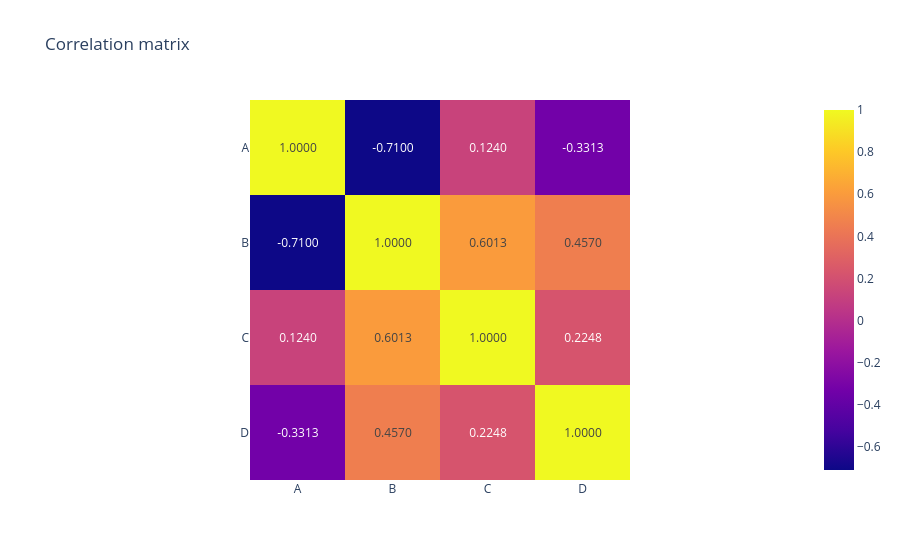

Source (notebook cell):
### Markdown cell above
Finally, we can use the imshow() method to which we will pass our data frame, set the chart title and include labels for each square in the correlation matrix, which will show the value of the correlation between one variable and another. By passing the value of True to the text_auto argument, we would make it display the number without rounding. To round the number and thus improve the readability of the chart we will use the .xf notation, where x is the number of decimal places:

### Code cell
# correlation matrix plot
fig = px.imshow(correlation_matrix,
                x=correlation_matrix.columns,
                y=correlation_matrix.index,
                title="Correlation matrix",
                text_auto=".4f")

# show plot
fig.show()

### Figure 1 — Plotly figure (JSON) as saved in the notebook; plotly's stock layout.template omitted (floating-point values rounded to 4 significant figures)
{"data": [{"coloraxis": "coloraxis", "hovertemplate": "x: %{x}<br>y: %{y}<br>color: %{z}<extra></extra>", "name": "0", "texttemplate": "%{z:.4f}", "type": "heatmap", "x": ["A", "B", "C", "D"], "xaxis": "x", "y": ["A", "B", "C", "D"], "yaxis": "y", "z": [[1.0, -0.71, 0.124, -0.3313], [-0.71, 1.0, 0.6013, 0.457], [0.124, 0.6013, 1.0, 0.2248], [-0.3313, 0.457, 0.2248, 1.0]]}], "layout": {"coloraxis": {"colorscale": [[0, "#0d0887"], [0.1111, "#46039f"], [0.2222, "#7201a8"], [0.3333, "#9c179e"], [0.4444, "#bd3786"], [0.5556, "#d8576b"], [0.6667, "#ed7953"], [0.7778, "#fb9f3a"], [0.8889, "#fdca26"], [1, "#f0f921"]]}, "title": {"text": "Correlation matrix"}, "xaxis": {"anchor": "y", "constrain": "domain", "domain": [0, 1], "scaleanchor": "y"}, "yaxis": {"anchor": "x", "autorange": "reversed", "constrain": "domain", "domain": [0, 1]}}}
